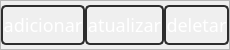
                  <widget class="QFrame" name="frame_75_ps3">
                   <property name="maximumSize">
                    <size>
                     <width>16777215</width>
                     <height>50</height>
                    </size>
                   </property>
                   <property name="frameShape">
                    <enum>QFrame::StyledPanel</enum>
                   </property>
                   <property name="frameShadow">
                    <enum>QFrame::Raised</enum>
                   </property>
                   <layout class="QHBoxLayout" name="horizontalLayout_18">
                    <property name="spacing">
                     <number>0</number>
                    </property>
                    <property name="leftMargin">
                     <number>0</number>
                    </property>
                    <property name="topMargin">
                     <number>0</number>
                    </property>
                    <property name="rightMargin">
                     <number>0</number>
                    </property>
                    <property name="bottomMargin">
                     <number>0</number>
                    </property>
                    <item>
                     <widget class="QPushButton" name="botao_db_adiciona_ps3">
                      <property name="minimumSize">
                       <size>
                        <width>0</width>
                        <height>40</height>
                       </size>
                      </property>
                      <property name="font">
                       <font>
                        <family>SegoeUIl,12</family>
                        <pointsize>-1</pointsize>
                        <weight>50</weight>
                        <italic>false</italic>
                        <bold>false</bold>
                       </font>
                      </property>
                      <property name="styleSheet">
                       <string notr="true">QPushButton {
	background-color:transparent;
	background-repeat: no-repeat;
	background-position: center;
	border: 2px solid rgb(45,45,45);
border-radius: 5px;
	color: rgb(255, 255, 255);
	font: 18px SegoeUIl, bold;
}
QPushButton:hover {
	background-color: rgb(173,0,0);
}
QPushButton:pressed {
	background-color: rgb(130,0,0);
}</string>
                      </property>
                      <property name="text">
                       <string>adicionar</string>
                      </property>
                     </widget>
                    </item>
                    <item>
                     <widget class="QPushButton" name="botao_db_atualiza_ps3">
                      <property name="minimumSize">
                       <size>
                        <width>0</width>
                        <height>40</height>
                       </size>
                      </property>
                      <property name="font">
                       <font>
                        <family>SegoeUIl,12</family>
                        <pointsize>-1</pointsize>
                        <weight>50</weight>
                        <italic>false</italic>
                        <bold>false</bold>
                       </font>
                      </property>
                      <property name="styleSheet">
                       <string notr="true">QPushButton {
	background-color:transparent;
	background-repeat: no-repeat;
	background-position: center;
	border: 2px solid rgb(45,45,45);
border-radius: 5px;
	color: rgb(255, 255, 255);
	font: 18px SegoeUIl, bold;
}
QPushButton:hover {
	background-color: rgb(173,0,0);
}
QPushButton:pressed {
	background-color: rgb(130,0,0);
}</string>
                      </property>
                      <property name="text">
                       <string>atualizar</string>
                      </property>
                     </widget>
                    </item>
                    <item>
                     <widget class="QPushButton" name="botao_db_deleta_ps3">
                      <property name="minimumSize">
                       <size>
                        <width>0</width>
                        <height>40</height>
                       </size>
                      </property>
                      <property name="font">
                       <font>
                        <family>SegoeUIl,12</family>
                        <pointsize>-1</pointsize>
                        <weight>50</weight>
                        <italic>false</italic>
                        <bold>false</bold>
                       </font>
                      </property>
                      <property name="styleSheet">
                       <string notr="true">QPushButton {
	background-color:transparent;
	background-repeat: no-repeat;
	background-position: center;
	border: 2px solid rgb(45,45,45);
border-radius: 5px;
	color: rgb(255, 255, 255);
	font: 18px SegoeUIl, bold;
}
QPushButton:hover {
	background-color: rgb(173,0,0);
}
QPushButton:pressed {
	background-color: rgb(130,0,0);
}</string>
                      </property>
                      <property name="text">
                       <string>deletar</string>
                      </property>
                     </widget>
                    </item>
                   </layout>
                  </widget>
